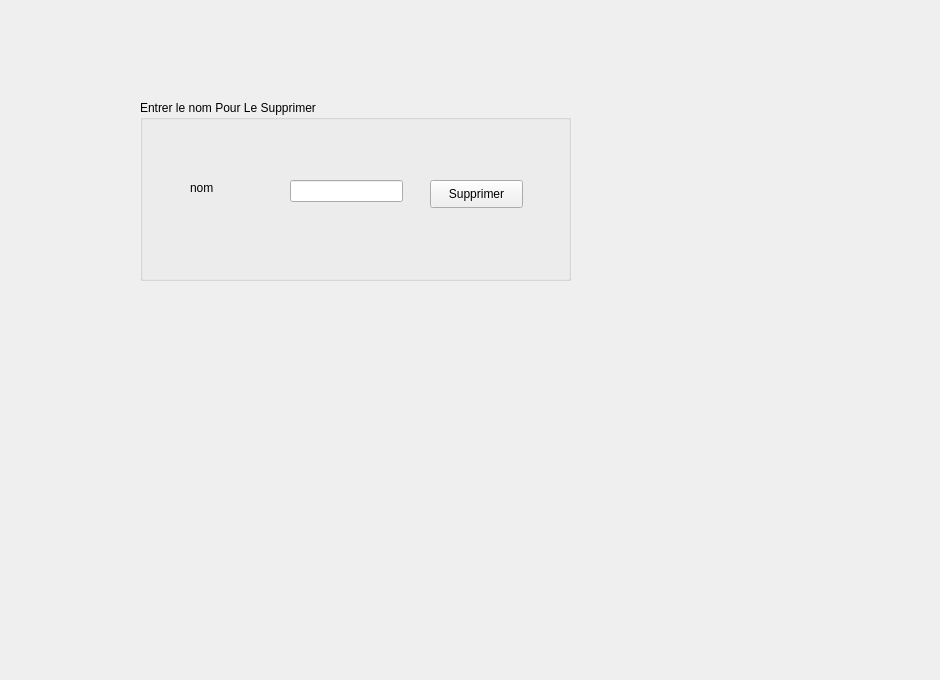
      <widget class="QWidget" name="tab_10">
       <attribute name="title">
        <string>Supprimer</string>
       </attribute>
       <widget class="QLabel" name="label_34">
        <property name="geometry">
         <rect>
          <x>-180</x>
          <y>-40</y>
          <width>931</width>
          <height>671</height>
         </rect>
        </property>
        <property name="styleSheet">
         <string notr="true">background-image:url(:/gris.jpg)</string>
        </property>
        <property name="text">
         <string/>
        </property>
       </widget>
       <widget class="QGroupBox" name="groupBox_10">
        <property name="geometry">
         <rect>
          <x>140</x>
          <y>100</y>
          <width>431</width>
          <height>181</height>
         </rect>
        </property>
        <property name="title">
         <string>Entrer le nom Pour Le Supprimer</string>
        </property>
        <widget class="QLabel" name="label_35">
         <property name="geometry">
          <rect>
           <x>50</x>
           <y>80</y>
           <width>91</width>
           <height>16</height>
          </rect>
         </property>
         <property name="text">
          <string>nom</string>
         </property>
        </widget>
        <widget class="QLineEdit" name="lineEdit_noms">
         <property name="geometry">
          <rect>
           <x>150</x>
           <y>80</y>
           <width>113</width>
           <height>22</height>
          </rect>
         </property>
        </widget>
        <widget class="QPushButton" name="pb_supprimer2">
         <property name="geometry">
          <rect>
           <x>290</x>
           <y>80</y>
           <width>93</width>
           <height>28</height>
          </rect>
         </property>
         <property name="text">
          <string>Supprimer</string>
         </property>
        </widget>
       </widget>
      </widget>
